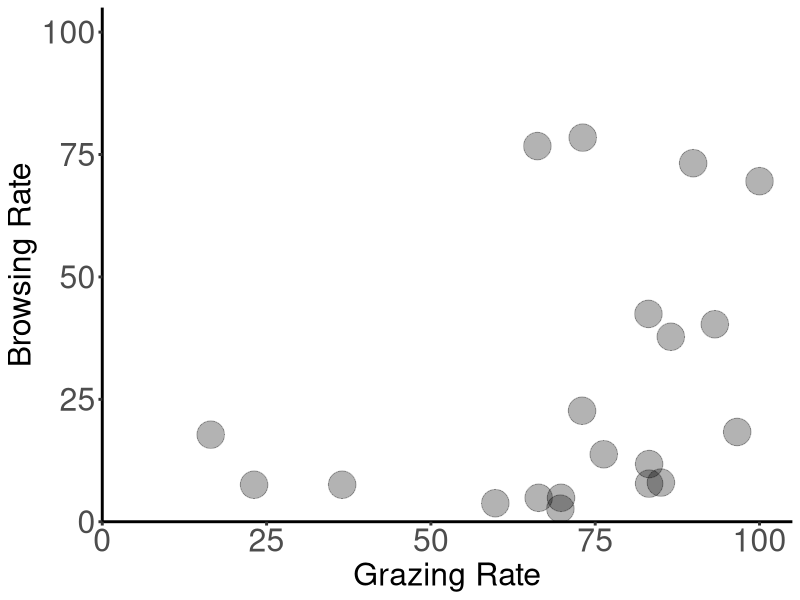

Generate this figure with R:
# Script to produce Figure 2 

# Figure 2 shows spatial covariation between grazing and browsing rates across the twenty sites. Values are the same site averages shown in Fig. 1. 

# Packages -----
library(tidyverse)
library(readr)
library(ggplot2)
library(cowplot)
library(ggrepel)

# Data ------
siteDat <- read_csv("data/siteDat_2017_25.10.2021.csv")
siteDat$Grazing[16] <- 85

# For site 166, increase grazing rate from 83.3 to 85 so site 166 and site 152 aren't overlapping. Note: this data point is only adjusted for a "jittering" effect in this figure (analyses uses the actual value) so that the two sites don't overlap in the plot.



# Plot -----
ggplot(siteDat, 
       aes(x= Grazing,
           y = PercConsumed)) +
  geom_point(size = 9, alpha = 0.3, colour = "black") +
  #geom_jitter(size = 7, alpha = 0.3, width = 0.5, height = 0.5) +
  # geom_text_repel(label = siteDat$Site) + # Label sites
  xlab("Grazing Rate") +
  ylab("Browsing Rate") +
  scale_x_continuous(expand = c(0, 0), limits = c(0,105)) +
  scale_y_continuous(expand = c(0, 0), limits = c(0,105)) +
  theme_classic() +
  theme(text = element_text(size = 23)) +
  theme(axis.text = element_text(size = 23)) +
  theme(axis.line = element_line(size = 1)) + # axis line
  theme(axis.ticks = element_line(size = (1))) # axis tick marks

# Correlation -----
# Calculate Pearson's correlation coefficient for grazing and browsing rates
correlation <- cor.test(siteDat$Grazing, siteDat$PercConsumed, method = "pearson")
print(correlation)

